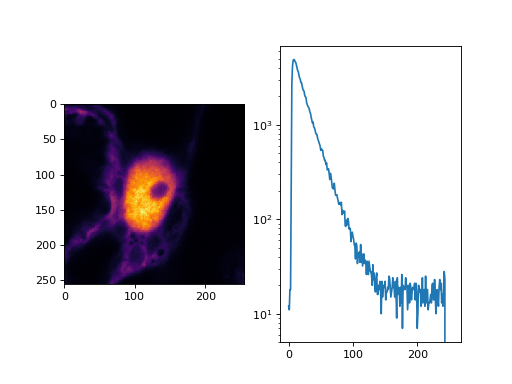

The script that drew this image:
import tttrlib
import numpy as np
import pylab as p
import numba as nb


@nb.jit(nopython=True)
def count_marker(channels, event_types, marker, event_type):
    n = 0
    for i, ci in enumerate(channels):
        if (ci == marker) and (event_types[i] == event_type):
            n += 1
    return n


@nb.jit(nopython=True)
def find_marker(channels, event_types, maker, event_type=1):
    r = list()
    for i, ci in enumerate(channels):
        if (ci == maker) and (event_types[i] == event_type):
            r.append(i)
    return np.array(r)


@nb.jit(nopython=True)
def make_image(
        c, m, t, e,
        n_frames, n_lines, pixel_duration,
        channels,
        frame_marker=4,
        line_start=1,
        line_stop=2,
        n_pixel=None,
        tac_coarsening=32,
        n_tac_max=2**15):
    if n_pixel is None:
        n_pixel = n_lines  # assume squared image

    n_tac = int(n_tac_max // tac_coarsening)
    image = np.zeros(
        (int(n_frames), int(n_lines), int(n_pixel), int(n_tac)),
        dtype=np.uint16
    )
    # iterate through all photons in a line and add to image

    frame = -1
    current_line = 0
    time_start_line = 0
    invalid_range = True
    mask_invalid = True
    for i in range(len(c)):
        ci, mi, ti, ei = c[i], m[i], t[i], e[i]
        if ei == 1:  # marker
            if ci == frame_marker:
                frame += 1
                current_line = 0
                if frame < n_frames:
                    continue
                else:
                    break
            elif ci == line_start:
                time_start_line = ti
                invalid_range = False
                continue
            elif ci == line_stop:
                invalid_range = True
                current_line += 1
                continue
        elif ei == 0:  # photon
            in_channels = False
            for v in channels:
                if v == ci:
                    in_channels = True
            if in_channels and (not invalid_range or not mask_invalid):
                pixel = int((ti - time_start_line) // pixel_duration[current_line])
                if pixel < n_pixel:
                    tac = mi // tac_coarsening
                    image[frame, current_line, pixel, tac] += 1
    return image


events = tttrlib.TTTR('../../test/data/PQ/HT3/PQ_HT3_CLSM.ht3', 1)
e = events.get_event_type()
c = events.get_routing_channel()
t = events.get_macro_time()
m = events.get_micro_time()

frame_marker_list = find_marker(c, e, 4)
line_start_marker_list = find_marker(c, e, 1)
line_stop_marker_list = find_marker(c, e, 2)
n_frames = len(frame_marker_list) - 1 # 41
n_line_start_marker = len(line_start_marker_list) # 10246
n_lines = n_line_start_marker // n_frames # 256
line_duration_valid = t[line_stop_marker_list] - t[line_start_marker_list]
line_duration_total = t[line_start_marker_list[1:]] - t[line_start_marker_list[0:-1]]
n_pixel = 256
pixel_duration = line_duration_valid // n_pixel
line_duration_valid = t[line_stop_marker_list] - t[line_start_marker_list]

image = make_image(
    c, m, t, e,
    n_frames,
    n_lines,
    pixel_duration,
    channels=np.array([0, 1]),
    tac_coarsening=128
)

fig, ax = p.subplots(1, 2)
ax[0].imshow(image.sum(axis=(0, 3)), cmap='inferno')
ax[1].semilogy(image.sum(axis=(0, 1))[128])
p.show()
